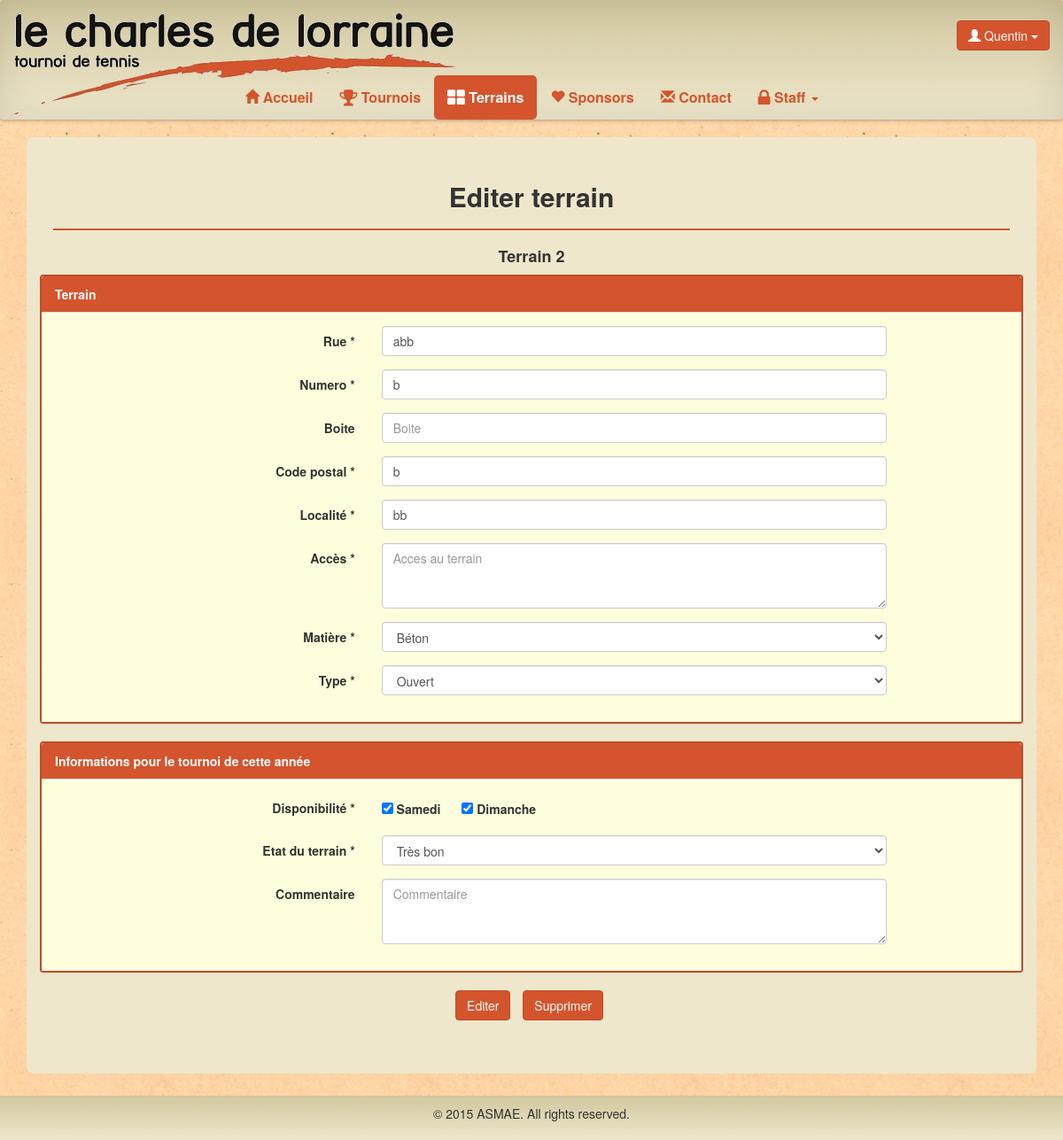
/tennis/terrain/edit/2 (signed in), run on the app's committed database.
### tennis/models.py (models this page shows, shortened)
class Court(models.Model):
	id = models.AutoField(primary_key=True, verbose_name='ID')
	rue = models.CharField(max_length=100 , verbose_name='Rue')
	numero = models.CharField(max_length=10, verbose_name='Numéro')
	boite = models.CharField(max_length=10,null=True, blank=True)
	codepostal = models.CharField(max_length=10, verbose_name='Code postal')
	localite = models.CharField(max_length=30, verbose_name='Localité')
	acces = models.TextField(null=True,blank=True)
	matiere = models.ForeignKey(CourtSurface, verbose_name='Surface')
	type = models.ForeignKey(CourtType, verbose_name='Type')
	dispoSamedi = models.BooleanField(default=False, verbose_name='Dispo samedi')
	dispoDimanche = models.BooleanField(default=False, verbose_name='Dispo dimanche')
	etat = models.ForeignKey(CourtState, verbose_name='Etat')
	commentaire = models.TextField(null=True, blank=True)
	commentaireStaff = models.TextField(null=True, blank=True)
	valide = models.BooleanField(default=False, verbose_name='Validé')
	user = models.ForeignKey(User, verbose_name='Utilisateur')
	class Meta:
		verbose_name = "Terrain"
		permissions = (
			("Court", "Manage Court"),
		)

### tennis/views.py (the view, shortened to what this page needs)
# urls.py: url(r'^terrain/edit/(\d+)$','editTerrain'),
def editTerrain(request,id):
	allCourtSurface = CourtSurface.objects.all()
	allCourtType = CourtType.objects.all()
	allCourtState = CourtState.objects.all()
	court = Court.objects.filter(id=id)
	if len(court) <1:
		return redirect(reverse(terrain))
	court = Court.objects.filter(id=id)[0]
	if court.user != request.user:
		return redirect(reverse(terrain))
	if request.user.is_authenticated():
		if request.user == court.user:
			return render(request,'tennis/editTerrain.html',locals())
	return redirect(reverse(home))

### tennis/models.py (called while the page is built)
	def __str__(self):
		return self.nom

	def __str__(self):
		return self.nom

	def __str__(self):
		return self.nom

### tennis/templates/tennis/editTerrain.html (shortened to what this page needs)
{% extends "tennis/terrain.html" %}
{% block body %}
<div class="container">
	<div class="content-box">
		<h2 class="center">Editer terrain</h2>
		<hr class="line">
		<h4 class="center">Terrain {{ court.id }}</h4>
		<form class="form-horizontal" name="editForm" role="form" method="post" action="{% url "tennis.views.editTerrain" court.id %}" >
			<div class="row">
				<div class="panel panel-default">
					<div class="panel-heading">Terrain</div>
					<div class="panel-body">
						<div class="form-group">
					      <label class="control-label col-sm-4" for="rue">Rue *</label>
					      <div class="col-sm-8" style="max-width:600px;">
					      	<input type="text" class="form-control" name="rue" id="rue" placeholder="Nom de rue" value="{{ court.rue }}">
					      </div>
					    </div>
						<div class="form-group">
					      <label class="control-label col-sm-4" for="numero">Numero *</label>
					      <div class="col-sm-8" style="max-width:600px;">
					      	<input type="text" class="form-control" name="numero" id="numero" placeholder="Numero" value="{{ court.numero }}">
					      </div>
					    </div>
						<div class="form-group">
					      <label class="control-label col-sm-4" for="boite">Boite</label>
					      <div class="col-sm-8" style="max-width:600px;">
					      	<input type="text" class="form-control" name="boite" id="boite" placeholder="Boite" value="{{ court.boite }}">
					      </div>
					    </div>
						<div class="form-group">
					      <label class="control-label col-sm-4" for="postalcode">Code postal *</label>
					      <div class="col-sm-8" style="max-width:600px;">
					      	<input type="text" class="form-control" name="postalcode" id="postalcode" placeholder="Code postal" value="{{ court.codepostal }}">
					      </div>
					    </div>
						<div class="form-group">
					      <label class="control-label col-sm-4" for="loclity">Localité *</label>
					      <div class="col-sm-8" style="max-width:600px;">
					      	<input type="text" class="form-control" name="loclity" id="loclity" placeholder="Localité" value="{{ court.localite }}">
					      </div>
					    </div>
						<div class="form-group">
					      <label class="control-label col-sm-4" for="acces">Accès *</label>
					      <div class="col-sm-8" style="max-width:600px;">
					      	<textarea class="form-control" rows="3" name="acces" id="acces" placeholder="Acces au terrain">{{court.acces}}</textarea>
					      </div>
					    </div>
						<div class="form-group">
					      <label class="control-label col-sm-4" for="matiere">Matière *</label>
					      <div class="col-sm-8" style="max-width:600px;">
					      	<select class="form-control" name="matiere" id="matiere">
						        {% for courtSurface in allCourtSurface %}
							  	<option value="{{ courtSurface.nom }}">{{ courtSurface.nom }}</option>
							  	{% endfor %}
							</select>
					      </div>
					    </div>
						<div class="form-group">
					      <label class="control-label col-sm-4" for="matiere">Type *</label>
					      <div class="col-sm-8" style="max-width:600px;">
					      	<select class="form-control" name="type" id="type">
					      	{% for courtType in allCourtType %}
					      		<option value="{{ courtType.nom }}">{{ courtType.nom }}</option>
							{% endfor %}
							</select>
					      </div>
					    </div>
					</div>
				</div>
			</div>
			<div class="row">
				<div class="panel panel-default">
					<div class="panel-heading">Informations pour le tournoi de cette année</div>
					<div class="panel-body">
						<div class="form-group">
					      <label class="control-label col-sm-4" for="dispo">Disponibilité *</label>
					      <div class="col-sm-8" style="max-width:600px;">
					      	<label style="margin-right:20px;padding-top:7px;"><input type="checkbox" name="dispoSamedi" {% if court.dispoSamedi %} checked {% endif %}> Samedi</label>
					      	<label><input type="checkbox" name="dispoDimanche" {% if court.dispoDimanche %} checked {% endif %}> Dimanche</label>
					      </div>
					    </div>
						<div class="form-group">
					      <label class="control-label col-sm-4" for="etat">Etat du terrain *</label>
					      <div class="col-sm-8" style="max-width:600px;">
					      	<select class="form-control" name="etat" id="etat">
						        {% for courtState in allCourtState %}
							  	<option value="{{ courtState.nom }}">{{ courtState.nom }}</option>
							   	{% endfor %}
							</select>
					      </div>
					    </div>
						<div class="form-group">
					      <label class="control-label col-sm-4" for="comment">Commentaire</label>
					      <div class="col-sm-8" style="max-width:600px;">
					      	<textarea class="form-control" rows="3" name="comment" id="comment" placeholder="Commentaire">{{court.commentaire}}</textarea>
					      </div>
					    </div>
					</div>
				</div>
			</div>
			<ul class="list-inline text-center">
				<li>
					<button class="btn-default btn" name="action" value="modifyCourt">Editer</button>
				</li>
				<li>
					<button class="btn-default btn" type="button" data-toggle="modal" data-target="#myModal">Supprimer</button>
				</li>
			</ul>
		</form>
	</div>
</div>
{% endblock %}

### tennis/templates/tennis/base.html (shortened to what this page needs)
<!DOCTYPE html>
<html lang="fr">
<head>
    {% load static from staticfiles %}
  <link rel="stylesheet" type="text/css" href="{% static 'tennis/css/tennis.css' %}">
  <link rel="stylesheet" type="text/css" href="{% static 'tennis/css/gracket.css' %}">
  <link rel="stylesheet" href="http://maxcdn.bootstrapcdn.com/bootstrap/3.3.5/css/bootstrap.min.css">
  <link rel="stylesheet" href="https://maxcdn.bootstrapcdn.com/font-awesome/4.4.0/css/font-awesome.min.css">
</head>
<body>
      <nav class="effect6 navbar navbar-default" role="navigation">
        <div class="container-fluid">
          <div class="navbar-header" style="width:100%;">
            <a class="navbar-brand navbar-img" style="padding-bottom:70px;" href="{% url "tennis.views.home" %}"><img src="{% static 'tennis/img/logo.png' %}"></a>
            <div class="username btn-group pull-right navbar-btn">
              {% if user.is_authenticated %}
              <button class="btn btn-default dropdown-toggle" type="button" data-toggle="dropdown"><span class="glyphicon glyphicon-user" aria-hidden="true"></span> {{ user.username }}
                <span class="caret"></span></button>
              {% endif %}
            </div>
          </div>
          <div class="collapse navbar-collapse" id="bs-example-navbar-collapse-1">
            <ul class="nav navbar-nav">
              <li {% block nav-home %}{% endblock %}><a href="{% url "tennis.views.home" %}"><span class="glyphicon glyphicon-home" aria-hidden="true"></span> Accueil</a></li>
              {% if user.is_authenticated %}
              <li {% block nav-tournoi %}{% endblock %}><a href="{% url "tennis.views.tournoi" %}"><i class="fa fa-trophy fa-lg"></i> Tournois</a></li>
              <li {% block nav-terrain %}{% endblock %}><a href="{% url "tennis.views.terrain" %}"><i class="fa fa-th-large fa-lg"></i> Terrains</a></li>
              {% endif %}
              <li {% block nav-sponsors %}{% endblock %}><a href="{% url "tennis.views.sponsors" %}"><span class="glyphicon glyphicon-heart" aria-hidden="true"></span> Sponsors</a></li>
              <li {% block nav-contact %}{% endblock %}><a href="{% url "tennis.views.contact" %}"><span class="glyphicon glyphicon-envelope" aria-hidden="true"></span> Contact</a></li>
              {% if perms.auth.Pair or perms.tennis.Extra or perms.auth.User or perms.tennis.Court or perms.tennis.DoubleHommes or perms.tennis.DoubleFemmes or perms.tennis.DoubleMixte or perms.tennis.TournoiDesFamilles or  perms.auth.Droit %}
              <li {% block nav-staff %}class="dropdown"{% endblock %}><a class="dropdown-toggle" data-toggle="dropdown" href="#"><i class="fa fa-lock fa-lg"></i> Staff <span class="caret"></span></a>
              </li>
              {% endif %}
              </ul>
          </div>
        </div>
      </nav>
    <div class="demo">
      {% block body %}
     {% endblock %}
    </div>
    <div class="footer no-print" id="foot01"></div>
</body>
</html>

### tennis/static/tennis/css/tennis.css (style rules this page uses)
html { height: 100%; box-sizing: border-box; }
*, *:before, *:after { box-sizing: inherit; }
body { position: relative; margin: 0; padding-bottom: 6rem; min-height: 100%; font-family: "Helvetica Neue", Arial, sans-serif; }
body, html { background-image: url("../img/bg.jpg"); }
h1, h2, h3, h4, h5, h6 { font-weight: bold !important; }
nav { font-size: 16px; background-color: rgba(238, 231, 203, 1); background: -webkit-linear-gradient(top, rgba(209, 199, 159, 1) 0%, rgba(238, 231, 203, 1) 100%); background: linear-gradient(to bottom, rgba(209, 199, 159, 1) 0%, rgba(238, 231, 203, 1) 100%); border-bottom-width: 0px!important; border-width: 0px!important; }
.effect6 { position:relative; -webkit-box-shadow:0 1px 4px rgba(0, 0, 0, 0.3), 0 0 40px rgba(0, 0, 0, 0.1) inset; -moz-box-shadow:0 1px 4px rgba(0, 0, 0, 0.3), 0 0 40px rgba(0, 0, 0, 0.1) inset; box-shadow:0 1px 4px rgba(0, 0, 0, 0.3), 0 0 40px rgba(0, 0, 0, 0.1) inset; }
.effect6:before, .effect6:after { content:""; position:absolute; z-index:-1; -webkit-box-shadow:0 0 20px rgba(0,0,0,0.8); -moz-box-shadow:0 0 20px rgba(0,0,0,0.8); box-shadow:0 0 20px rgba(0,0,0,0.8); top:50%; bottom:0; left:10px; right:10px; -moz-border-radius:100px / 10px; border-radius:100px / 10px; }
.effect6:after { right:10px; left:auto; -webkit-transform:skew(8deg) rotate(3deg); -moz-transform:skew(8deg) rotate(3deg); -ms-transform:skew(8deg) rotate(3deg); -o-transform:skew(8deg) rotate(3deg); transform:skew(8deg) rotate(3deg); }
.navbar-default .navbar-brand { color: black !important; }
.navbar-default .navbar-nav > li > a { color: #D4542D !important; font-weight: bold; }
.navbar-default .navbar-nav > .active > a, .navbar-default .navbar-nav > .active > a:hover, .navbar-default .navbar-nav > .active > a:focus { color: white !important; background-color: #D4542D !important; border-radius: 5px; }
.username, .navbar-img { display: none !important; }
@media (min-width:768px) { .username, .navbar-img { display: inherit!important; float:right; padding-top:15px; text-align: right; } }
@media (min-width:768px) { .navbar-img { display: inherit; } }
@media (min-width:768px) { .navbar .navbar-nav { display: inline-block; float: none; vertical-align: top; } }
@media (min-width:768px) { .navbar .navbar-collapse { text-align: center; } }
.content-box { background-color: rgba(238, 231, 203, 1); border-radius: 8px; padding-top: 30px; padding-bottom: 50px; padding-right: 30px; padding-left: 30px; margin-bottom: 15px; }
.center { text-align:center; }
.btn-default { background-color: #D4542D !important; border-color: #BF4C28 !important; color:white !important; }
hr.line { border-color: #D4542D; border-width: 2px; }
textarea { resize: vertical; }
.panel-body { background-color: #FFFFDD; }
.panel-heading { background-color: #D4542D !important; color: white !important; font-weight: bold; }
.panel-default { border: solid 2px #BF4C28 !important; }
.footer { position: absolute; right: 0; bottom: 0; left: 0; padding: 1rem; background-color: rgba(238, 231, 203, 1); background: -webkit-linear-gradient(top, rgba(209, 199, 159, 1) 0%, rgba(238, 231, 203, 1) 100%); background: linear-gradient(to bottom, rgba(209, 199, 159, 1) 0%, rgba(238, 231, 203, 1) 100%); text-align: center; }

### data on the page
Court: id "2", rue "abb", numero "b", postalcode "b", loclity "bb", dispoSamedi "☑", dispoDimanche "☑"

### other printed values
{{ user.username }} "Quentin"
form field matiere "Béton"
form field type "Ouvert"
form field etat "Très bon"
